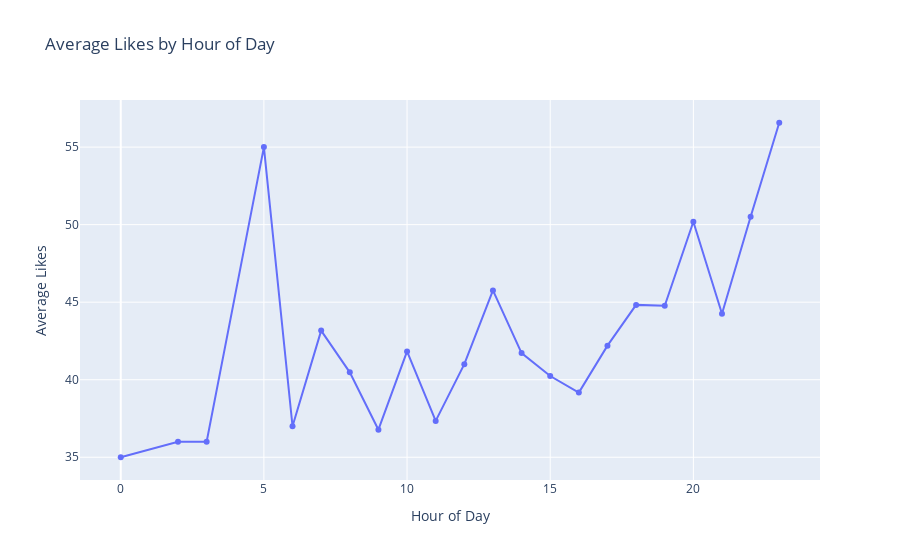

Notebook code cell kept with this figure:
### Code cell
# Calculate average likes per hour
avg_likes_per_hour = df.groupby('hour')['likes'].mean().reset_index()

# Create an interactive line chart
fig = px.line(
    avg_likes_per_hour,
    x='hour',
    y='likes',
    title='Average Likes by Hour of Day',
    labels={'likes': 'Average Likes'},
    markers=True
)

fig.update_layout(xaxis_title='Hour of Day', yaxis_title='Average Likes')
fig.show()

### Figure 1 — Plotly figure (JSON) as saved in the notebook; plotly's stock layout.template omitted (floating-point values rounded to 4 significant figures)
{"data": [{"hovertemplate": "hour=%{x}<br>Average Likes=%{y}<extra></extra>", "legendgroup": "", "line": {"color": "#636efa", "dash": "solid"}, "marker": {"symbol": "circle"}, "mode": "markers+lines", "name": "", "orientation": "v", "showlegend": false, "type": "scatter", "x": [0, 2, 3, 5, 6, 7, 8, 9, 10, 11, 12, 13, 14, 15, 16, 17, 18, 19, 20, 21, 22, 23], "xaxis": "x", "y": [35, 36, 36, 55, 37, 43.17, 40.48, 36.78, 41.83, 37.34, 41, 45.76, 41.72, 40.24, 39.17, 42.2, 44.83, 44.77, 50.18, 44.25, 50.52, 56.57], "yaxis": "y"}], "layout": {"legend": {"tracegroupgap": 0}, "title": {"text": "Average Likes by Hour of Day"}, "xaxis": {"anchor": "y", "domain": [0, 1], "title": {"text": "Hour of Day"}}, "yaxis": {"anchor": "x", "domain": [0, 1], "title": {"text": "Average Likes"}}}}
